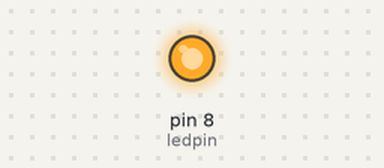
Bench run of a sketch on a simulated Arduino Uno, built with avr-gcc and run on an emulated ATmega328P. On the bench: output pins drawn as LEDs (lit = HIGH).

Above: at 0.1 s.
Timing chart, 0 to 1.6 s (numbered marks = the images above):
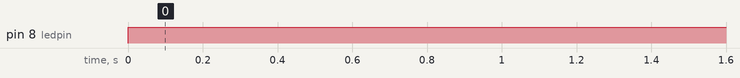

The sketch:

ARDUINO_LED_0N.ino
```cpp
int ledpin=8;
void setup() {
  // put your setup code here, to run once:
pinMode(ledpin,OUTPUT);
}

void loop() {
  // put your main code here, to run repeatedly:
digitalWrite(ledpin,HIGH);
}
```

Measured:
- by itself, pin 8 (ledpin): LOW → HIGH at 0.00 s
